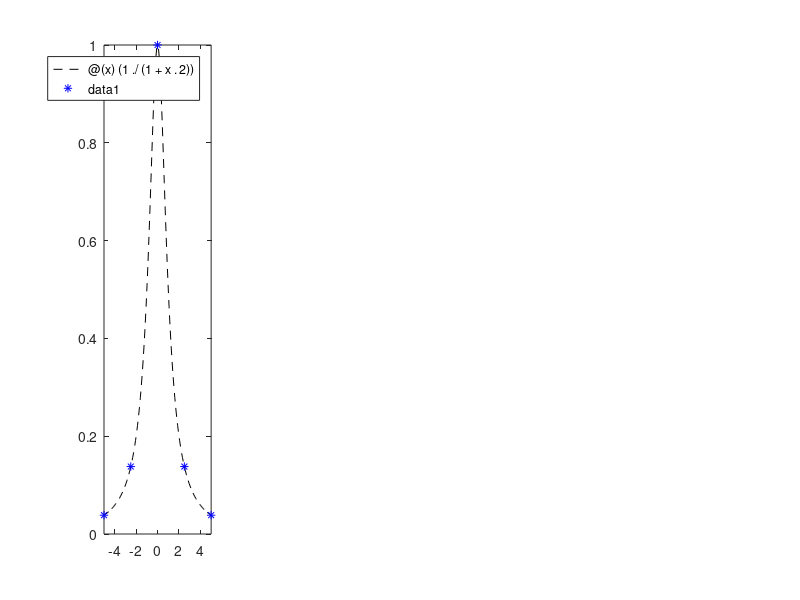

Write the MATLAB code that produced this figure. (Note: this script raises an error after producing the figure.)
% esercizio 1
clear all
close all

% definisco la funzione e l'intervallo in cui approssimarla
f = @(x)(1./(1+x.^2));
alfa=-5; beta=5;

fprintf('Approssimazione mediante interpolazione\n')

i=1;
for n=[4 8 12 14]


   subplot(1,4,i)
   %plotto la funzione
   fplot(f,[alfa,beta],'k--');
   hold on


   % Calcolo dei nodi equispaziati e li plotto
   x=linspace(alfa,beta,n+1)';   % nodi di interpolazione
   plot(x,f(x),'*b');

   % Calcolo dei coeff. del polinomio interpolante
   y = f(x);
   ap = get_polyn(x,y);

   % Grafico del polinomio interpolante
   t = linspace(alfa,beta,1000);   % punti di valutazione per il grafico
   yp= polyval(ap,t);
   plot(t,yp,'b-');
   
   % faccio la stessa cosa ma con i nodi di Chebyshev
   xcap=cos( (2*(0:n)+1)./(2*n+2)*pi)';
   x=(alfa+beta)/2+(beta-alfa)/2*xcap;
  
   plot(x,f(x),'*r');

   % Calcolo dei coeff. del polinomio interpolante
   y = f(x);
   ac = get_polyn(x,y);

   yc= polyval(ac,t);
   plot(t,yc,'r-');
   legend('funzione','nodi equidistanti','polinomio (equi)','nodi Cheb', 'polinomio (Cheb)')
   title(['n: ',num2str(n)])


   
   % Stima dell'errore
   t = linspace(alfa,beta,10000);   % punti di valutazione per l'errore
   pp=polyval(ap,t);
   Errore_equi = max( abs(f(t)-pp));
   pc=polyval(ac,t);
   Errore_cheb = max( abs(f(t)-pc));
   fprintf('n: %d, Err (equi): %e, Err (cheb): %e\n', n, Errore_equi, Errore_cheb)

   i=i+1;

end
